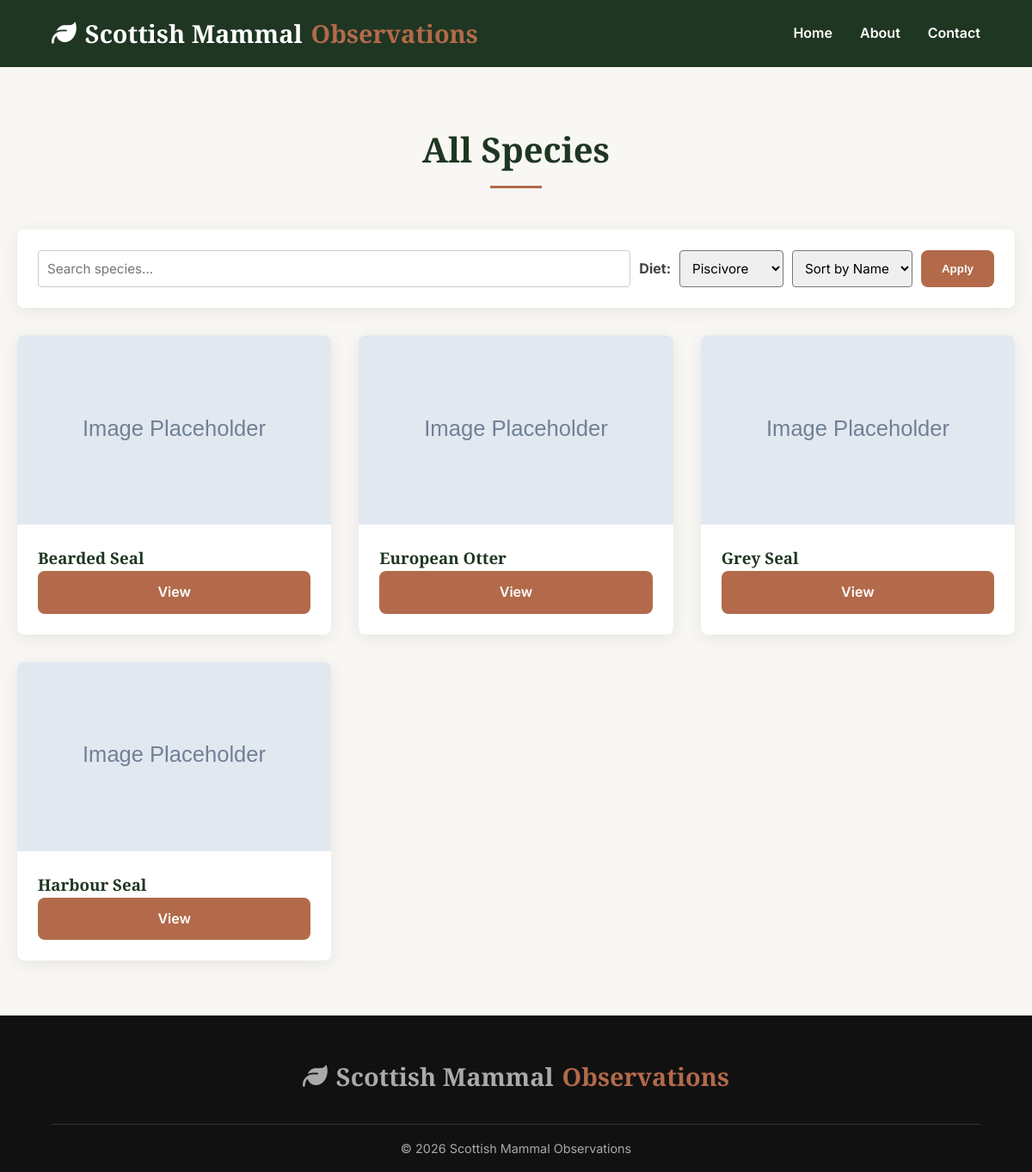
/index.php?filter=Piscivore, run on the app's committed database.
### tables this page shows
CREATE TABLE `species` (
  `gbif_species_key` int(11) NOT NULL COMMENT 'GBIF (Global Biodiversity Information Facility) species identifier',
  `species_name` varchar(100) NOT NULL COMMENT 'Scientific name of the species',
  `common_name` varchar(100) DEFAULT NULL COMMENT 'Common English name',
  `iucn_red_list_category` varchar(10) DEFAULT NULL COMMENT 'IUCN Red List conservation status code',
  `body_mass_kg` decimal(10,3) DEFAULT NULL COMMENT 'Typical body mass in kilograms',
  `dietary_category` varchar(50) DEFAULT NULL COMMENT 'Primary dietary classification (Herbivore, Carnivore, Omnivore, Insectivore, Piscivore)',
  `uk_protection_status` varchar(255) DEFAULT NULL COMMENT 'UK legal protection status and relevant legislation',
  `habitat` varchar(100) DEFAULT NULL COMMENT 'Primary habitat types',
  `image_url` varchar(255) DEFAULT NULL COMMENT 'URL to species image (e.g., from Wikimedia Commons)',
  PRIMARY KEY (`gbif_species_key`),
  KEY `idx_species_name` (`species_name`),
  KEY `idx_dietary_category` (`dietary_category`),
  KEY `idx_iucn_category` (`iucn_red_list_category`)
);

### includes/config.php (called while the page is built, shortened)
<?php
function e($string) {
    return htmlspecialchars($string, ENT_QUOTES, 'UTF-8');
}

### index.php (the view, shortened to what this page needs)
<?php
$pdo = getDbConnection();
$filter = $_GET['filter'] ?? '';
$sort = $_GET['sort'] ?? 'common_name';
$query = "SELECT * FROM species WHERE 1=1";
$params = [];
if ($filter) {
    $query .= " AND dietary_category = ?";
    $params[] = $filter;
}
$query .= " ORDER BY $sort";
$stmt = $pdo->prepare($query);
$stmt->execute($params);
$species = $stmt->fetchAll();
require_once 'includes/header.php';
?>
<section class="container">
    <h2 class="section-title">All Species</h2>
    <div style="
    background:white;
    padding:1.5rem;
    border-radius:8px;
    box-shadow: var(--shadow);
    margin-bottom:2rem;
    display:flex;
    flex-wrap:wrap;
    gap:10px;
    align-items:center;
">
        <form method="GET" style="display:flex; gap:10px; flex-wrap:wrap; width:100%;">
            <input
                type="text"
                name="search"
                placeholder="Search species..."
                value="<?php echo $_GET['search'] ?? ''; ?>"
                style="
            flex:1;
            padding:10px;
            border:1px solid #ccc;
            border-radius:4px;
        ">
            <?php
            $query = "SELECT DISTINCT dietary_category FROM species WHERE dietary_category IS NOT NULL ORDER BY dietary_category ASC";
            $stmt = $pdo->prepare($query);
            $stmt->execute();
            $diets = $stmt->fetchAll(PDO::FETCH_ASSOC);
            $currentFilter = $_GET['filter'] ?? '';
            ?>
            <div style="display: flex; align-items: center; gap: 10px;">
                <label style="font-weight: bold; color: #444;">Diet:</label>
                <select name="filter" style="padding:10px; border-radius:4px;">
                    <?php foreach ($diets as $row): ?>
                        <?php
                        $category = htmlspecialchars($row['dietary_category']);
                        $selected = ($currentFilter === $category) ? 'selected' : '';
                        ?>
                        <option value="<?php echo $category; ?>" <?php echo $selected; ?>>
                            <?php echo $category; ?>
                        </option>
                    <?php endforeach; ?>
                </select>
            </div>
            <select name="sort" style="padding:10px; border-radius:4px;">
                <option value="common_name">Sort by Name</option>
            </select>
            <button class="btn">Apply</button>
        </form>
    </div>
    <div class="card-grid">
        <?php foreach ($species as $sp): ?>
            <div class="card">
                <img src="<?php echo $sp['image_url'] ?: 'images/placeholder.svg'; ?>" class="card-img">
                <div class="card-body">
                    <h3><?php echo e($sp['common_name']); ?></h3>
                    <a href="species.php?key=<?php echo $sp['gbif_species_key']; ?>" class="btn">View</a>
                </div>
            </div>
        <?php endforeach; ?>
    </div>
</section>
<?php require_once 'includes/footer.php'; ?>

### css/style.css (style rules this page uses)
:root { --primary-dark: #1F3622; --primary-light: #3D5A40; --accent: #B26A4A; --accent-hover: #915438; --bg-color: #F8F7F4; --card-bg: #FFFFFF; --text-main: #333333; --text-muted: #666666; --font-head: 'Playfair Display', serif; --font-body: 'Inter', sans-serif; --shadow: 0 4px 20px rgba(0, 0, 0, 0.08); --radius: 8px; }
* { margin: 0; padding: 0; box-sizing: border-box; }
body { font-family: var(--font-body); background-color: var(--bg-color); color: var(--text-main); line-height: 1.6; }
h1, h2, h3, h4 { font-family: var(--font-head); color: var(--primary-dark); }
a { text-decoration: none; color: inherit; }
.btn { display: inline-block; padding: 12px 24px; background-color: var(--accent); color: white; font-weight: 600; border-radius: var(--radius); border: none; cursor: pointer; transition: background 0.3s, transform 0.2s; text-align: center; }
.container { max-width: 1200px; margin: 0 auto; padding: 4rem 20px; }
.section-title { text-align: center; font-size: 2.5rem; margin-bottom: 3rem; position: relative; }
.section-title::after { content: ''; display: block; width: 60px; height: 3px; background-color: var(--accent); margin: 10px auto 0; }
.card-grid { display: grid; grid-template-columns: repeat(auto-fill, minmax(320px, 1fr)); gap: 2rem; }
.card { background: var(--card-bg); border-radius: var(--radius); overflow: hidden; box-shadow: var(--shadow); transition: transform 0.3s; display: flex; flex-direction: column; }
.card-img { height: 220px; width: 100%; object-fit: cover; }
.card-body { padding: 1.5rem; flex-grow: 1; display: flex; flex-direction: column; }
form select, form input { font-family: var(--font-body); font-size: 0.95rem; }

### data on the page
species: common_name "Bearded Seal"
species: common_name "European Otter"
species: common_name "Grey Seal"
species: common_name "Harbour Seal"

### other printed values
form field filter "Piscivore"
